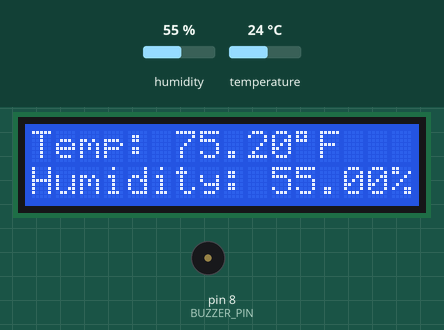
Recording of a sketch running on a simulated Arduino Uno, built with avr-gcc and run on an emulated ATmega328P. Parts: 16×2 character LCD, buzzer (waves = sounding, pin HIGH). The test bench sets the inputs (shaded band); at power-on: humidity 55 %, temperature 24 °C.

Above: at 1.2 s.
1.3 s: humidity set to 22 %
At 3.4 s:
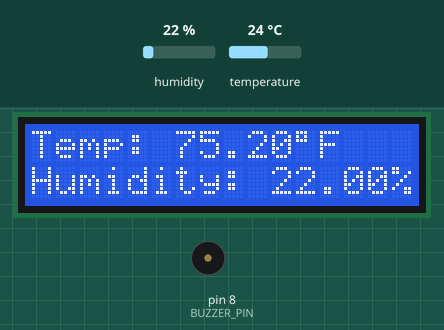
3.9 s: temperature set to 12 °C
At 5.3 s:
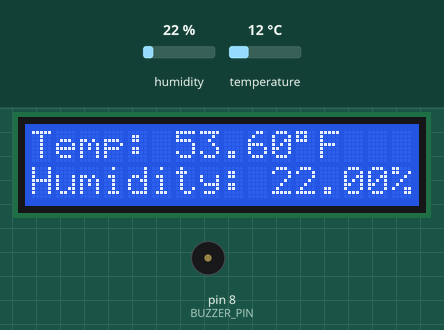
6.2 s: humidity set to 40 %
At 8.2 s:
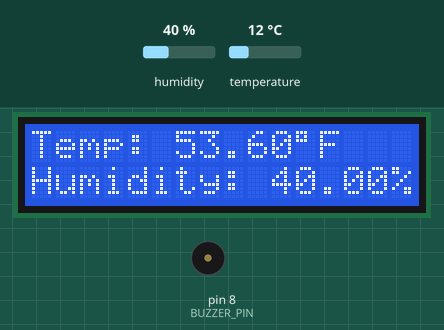
8.5 s: temperature set to 19 °C
At 10.3 s:
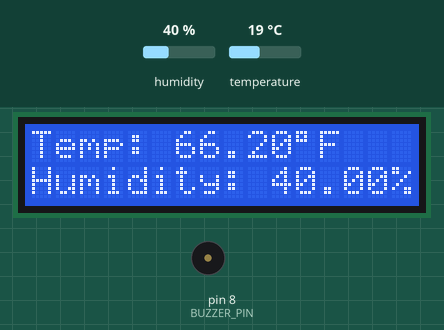
Timing chart, 0 to 11.8 s (numbered marks = the images above; inputs shaded):
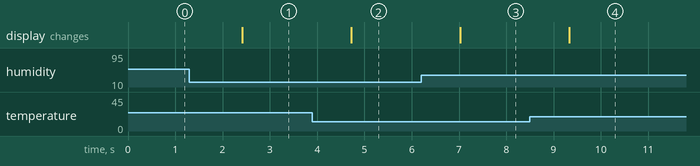

The sketch:

sensor.ino
```cpp
#include <LiquidCrystal_I2C.h>
#include <LCD.h>
#include <dht.h>

LiquidCrystal_I2C lcd(0x3F, 2, 1, 0, 4, 5, 6, 7, 3, POSITIVE);


dht DHT;

#define DHT11_PIN 7
#define BUZZER_PIN 8

void setup()
{
  lcd.begin(16, 2);
  pinMode(BUZZER_PIN, OUTPUT);
}

void loop()
{

  int chk = DHT.read11(DHT11_PIN);
  lcd.setCursor(0,0);
  lcd.print("Temp: ");
  lcd.print((DHT.temperature*(1.8) + 32)); // DHT.temperature will only display celcius
  lcd.print((char)223);
  lcd.print("F");
  lcd.setCursor(0,1);
  lcd.print("Humidity: ");
  lcd.print(DHT.humidity);
  lcd.print("%");
  delay(1100);
  //buzz(BUZZER_PIN,false);

}

void buzz(int pin, bool x)
{
    if(x)
    {
      digitalWrite(pin, HIGH);
    }
    else if(!x)
    {
      digitalWrite(pin, LOW);
    }
}
```

Measured:
- after the input at 1.3 s, the display: changes after 1.1 s (image 1)
- after the input at 3.9 s, the display: changes after 0.82 s (image 2)
- after the input at 6.2 s, the display: changes after 0.83 s (image 3)
- after the input at 8.5 s, the display: changes after 0.83 s (image 4)
